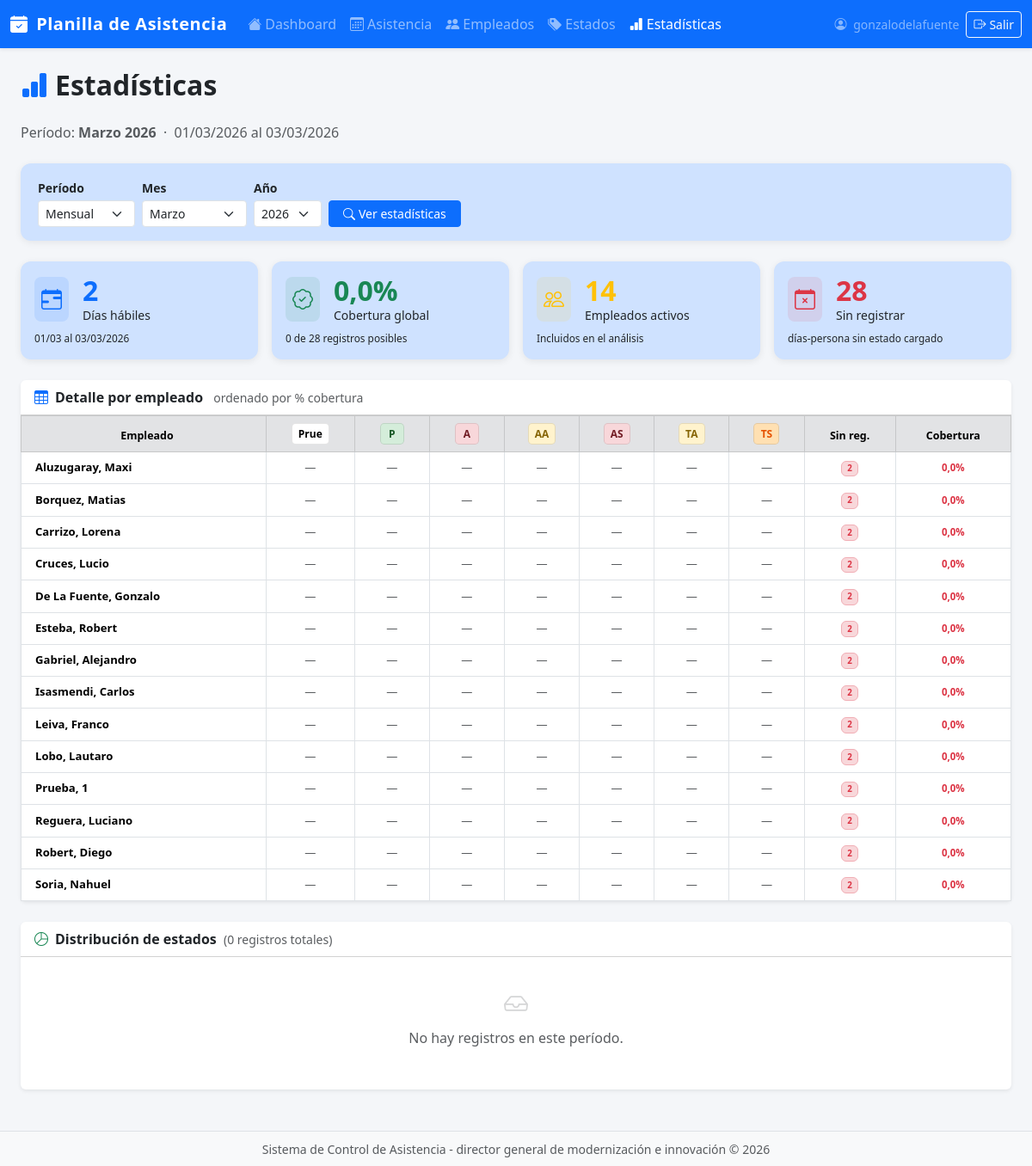
/estadisticas/ (signed in), run on an earlier commit of the app's database.
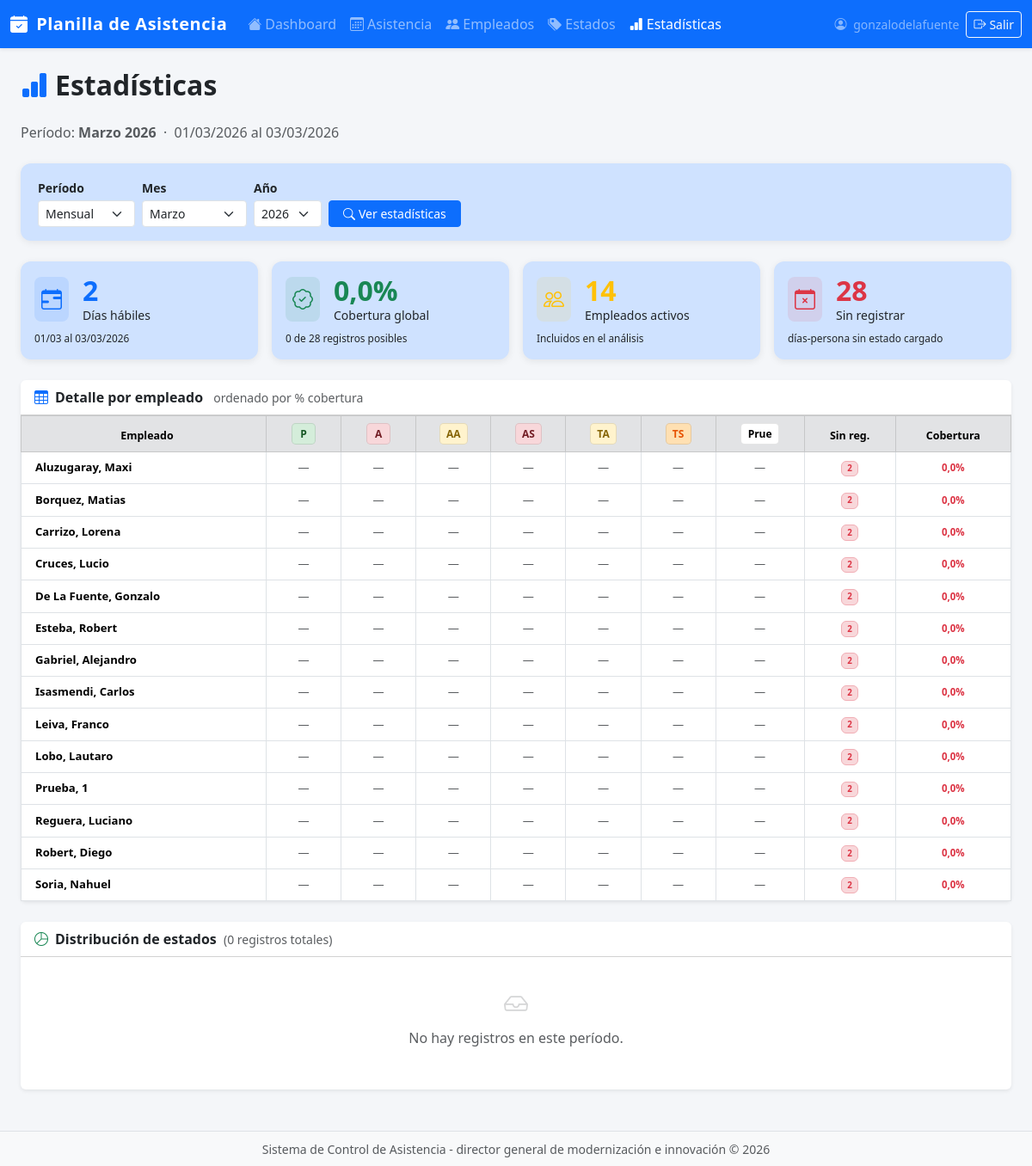
And on a later commit of the database.
### app/asistencia/models.py (models this page shows, shortened)
class EstadoAsistencia(models.Model):
    codigo = models.CharField(max_length=5, unique=True)
    descripcion = models.CharField(max_length=100)
    color_fondo = models.CharField(max_length=7, default="#FFFFFF")
    color_texto = models.CharField(max_length=7, default="#000000")
    orden = models.PositiveIntegerField(default=0)
    activo = models.BooleanField(default=True)
    created_at = models.DateTimeField(auto_now_add=True)
    updated_at = models.DateTimeField(auto_now=True)
    class Meta:
        ordering = ['orden', 'codigo']
        verbose_name = "Estado de Asistencia"
        verbose_name_plural = "Estados de Asistencia"

class Empleado(models.Model):
    nombre = models.CharField(max_length=100)
    apellido = models.CharField(max_length=100)
    activo = models.BooleanField(default=True)
    fecha_alta = models.DateField(auto_now_add=True)
    notas = models.TextField(blank=True)
    created_at = models.DateTimeField(auto_now_add=True)
    updated_at = models.DateTimeField(auto_now=True)
    class Meta:
        ordering = ['apellido', 'nombre']
        verbose_name = "Empleado"
        verbose_name_plural = "Empleados"
    def __str__(self):
        return f"{self.apellido}, {self.nombre}"

### app/asistencia/views.py (the view, shortened to what this page needs)
# urls.py: path('estadisticas/', views.estadisticas, name='estadisticas'),
@login_required
def estadisticas(request):
    hoy = date.today()
    periodo = request.GET.get('periodo', 'mensual')
    try:
        anio = int(request.GET.get('anio', hoy.year))
    except ValueError:
        anio = hoy.year
    mes_param = hoy.month
    trimestre_param = (hoy.month - 1) // 3 + 1
    semestre_param = 1 if hoy.month <= 6 else 2
    try:
        if periodo == 'trimestral':
            trimestre_param = int(request.GET.get('trimestre', trimestre_param))
            trimestre_param = max(1, min(4, trimestre_param))
            mes_inicio = (trimestre_param - 1) * 3 + 1
            fecha_inicio = date(anio, mes_inicio, 1)
            mes_fin = mes_inicio + 2
            fecha_fin = date(anio, mes_fin, calendar.monthrange(anio, mes_fin)[1])
            titulo_periodo = f"T{trimestre_param} – {anio}"
        elif periodo == 'anual':
            fecha_inicio = date(anio, 1, 1)
            fecha_fin = date(anio, 12, 31)
            titulo_periodo = str(anio)
        else:  # mensual (default)
            periodo = 'mensual'
            mes_param = int(request.GET.get('mes', mes_param))
            mes_param = max(1, min(12, mes_param))
            fecha_inicio = date(anio, mes_param, 1)
            fecha_fin = date(anio, mes_param, calendar.monthrange(anio, mes_param)[1])
            titulo_periodo = f"{MESES_ES[mes_param]} {anio}"
    except (ValueError, TypeError):
        return redirect('estadisticas')
    fecha_fin_real = min(fecha_fin, hoy)
    dias_habiles = []
    d = fecha_inicio
    while d <= fecha_fin_real:
        if d.weekday() < 5:
            dias_habiles.append(d)
        d += timedelta(days=1)
    total_dias_habiles = len(dias_habiles)
    empleados = list(Empleado.objects.filter(activo=True))
    estados = list(EstadoAsistencia.objects.filter(activo=True))
    total_empleados = len(empleados)
    registros_qs = RegistroAsistencia.objects.filter(
        fecha__gte=fecha_inicio,
        fecha__lte=fecha_fin_real,
        empleado__activo=True,
    ).select_related('estado', 'empleado')
    total_registros = registros_qs.count()
    total_posibles = total_dias_habiles * total_empleados
    cobertura_global = round(total_registros / total_posibles * 100, 1) if total_posibles > 0 else 0
    dist_raw = (
        registros_qs
        .values('estado__id', 'estado__codigo', 'estado__descripcion',
                'estado__color_fondo', 'estado__color_texto', 'estado__orden')
        .annotate(total=Count('id'))
        .order_by('estado__orden')
    )
    dist_estados = []
    for item in dist_raw:
        pct = round(item['total'] / total_registros * 100, 1) if total_registros > 0 else 0
        dist_estados.append({**item, 'pct': pct})
    registros_por_emp = {}
    for r in registros_qs:
        registros_por_emp.setdefault(r.empleado_id, []).append(r)
    stats_por_empleado = []
    for emp in empleados:
        regs = registros_por_emp.get(emp.id, [])
        conteo = {e.codigo: 0 for e in estados}
        for r in regs:
            if r.estado.codigo in conteo:
                conteo[r.estado.codigo] += 1
        conteo_lista = [
            {'estado': e, 'cantidad': conteo.get(e.codigo, 0)}
            for e in estados
        ]
        total_marcados = len(regs)
        sin_registro = max(total_dias_habiles - total_marcados, 0)
        cobertura = round(total_marcados / total_dias_habiles * 100, 1) if total_dias_habiles > 0 else 0
        stats_por_empleado.append({
            'empleado': emp,
            'conteo_lista': conteo_lista,
            'total_marcados': total_marcados,
            'sin_registro': sin_registro,
            'cobertura': cobertura,
        })
    stats_por_empleado.sort(key=lambda x: x['cobertura'], reverse=True)
    sin_registro_total = sum(s['sin_registro'] for s in stats_por_empleado)
    tendencia_data = None
    primera_fecha = RegistroAsistencia.objects.aggregate(primera=Min('fecha'))['primera']
    min_year = primera_fecha.year if primera_fecha else hoy.year
    anios_disponibles = list(range(min_year, hoy.year + 1))
    return render(request, 'asistencia/estadisticas.html', {
        'periodo': periodo,
        'anio': anio,
        'titulo_periodo': titulo_periodo,
        'fecha_inicio': fecha_inicio,
        'fecha_fin_real': fecha_fin_real,
        'total_dias_habiles': total_dias_habiles,
        'total_empleados': total_empleados,
        'total_registros': total_registros,
        'total_posibles': total_posibles,
        'cobertura_global': cobertura_global,
        'dist_estados': dist_estados,
        'stats_por_empleado': stats_por_empleado,
        'estados': estados,
        'tendencia_data': tendencia_data,
        'sin_registro_total': sin_registro_total,
        'anios_disponibles': anios_disponibles,
        'MESES_ES': MESES_ES,
        'hoy': hoy,
        'mes_param': mes_param,
        'trimestre_param': trimestre_param,
        'semestre_param': semestre_param,
    })

### app/asistencia/templates/asistencia/estadisticas.html (shortened to what the changed rows need)
{% extends 'asistencia/base.html' %}
{% load static l10n %}
{% block content %}
<div class="d-flex justify-content-between align-items-start mb-4 flex-wrap gap-2">
  <div>
    <h2 class="fw-bold mb-0">
      <i class="bi bi-bar-chart-fill me-2 text-primary"></i>Estadísticas
    </h2>
    <br/>
  </div>
</div>
<div class="card border-0 shadow-sm mb-4">
  <div class="card-body p-0">
    <div class="table-responsive">
      <table class="table table-hover table-bordered align-middle mb-0 table-stats">
        <thead class="table-light bg-secondary">
          <tr>
            <th class="ps-3 text-center bg-secondary-subtle" style="min-width:150px;">Empleado</th>
            {% for estado in estados %}
            <th class="text-center bg-secondary-subtle" style="min-width:52px;">
              <span class="badge-estado"
                    style="background:{{ estado.color_fondo }};color:{{ estado.color_texto }};">
                {{ estado.codigo }}
              </span>
            </th>
            {% endfor %}
            <th class="text-center bg-secondary-subtle">Sin reg.</th>
            <th class="text-center bg-secondary-subtle">Cobertura</th>
          </tr>
        </thead>
        <tbody>
          {% for row in stats_por_empleado %}
          <tr>
            <td class="ps-3 fw-semibold">{{ row.empleado }}</td>
            {% for item in row.conteo_lista %}
            <td class="text-center">
              {% if item.cantidad > 0 %}
              <span class="badge-estado"
                    style="background:{{ item.estado.color_fondo }};color:{{ item.estado.color_texto }};">
                {{ item.cantidad }}
              </span>
              {% else %}
              <span class="text-muted">—</span>
              {% endif %}
            </td>
            {% endfor %}
            <td class="text-center">
              {% if row.sin_registro > 0 %}
              <span class="badge bg-danger-subtle text-danger border border-danger-subtle">
                {{ row.sin_registro }}
              </span>
              {% else %}
              <span class="text-success small"><i class="bi bi-check-circle"></i></span>
              {% endif %}
            </td>
            <td class="text-center fw-semibold">
              <span class="small fw-semibold
                {% if row.cobertura >= 95 %}text-success
                {% elif row.cobertura >= 80 %}text-warning
                {% else %}text-danger{% endif %}">
                {{ row.cobertura }}%
              </span>
            </td>
          </tr>
          {% empty %}
          <tr>
            <td colspan="20" class="text-center text-muted py-4">
              No hay empleados activos o no hay registros en este período.
            </td>
          </tr>
          {% endfor %}
        </tbody>
      </table>
    </div>
  </div>
</div>
{% endblock %}

What changed in the data, as far as the page shows it:
changed EstadoAsistencia "Prue": moves down the list
